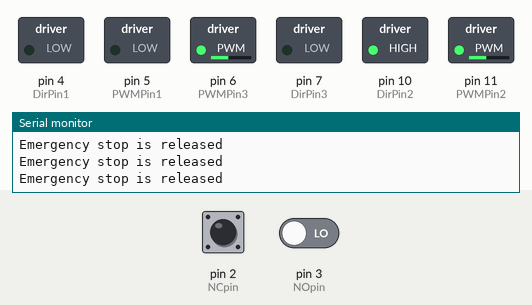
Recording of a sketch running on a simulated Arduino Nano, built with avr-gcc and run on an emulated ATmega328P. Parts: switched loads named in the sketch (green lamp = pin HIGH), the last lines printed to the serial monitor. Dashed ring = blinking. The test bench sets the inputs (shaded band); at power-on: pin 2 (NCpin) HIGH, pin 3 (NOpin) LOW.

Above: at 1.2 s.
1.3 s: pin 2 (NCpin) driven LOW
At 2.3 s:
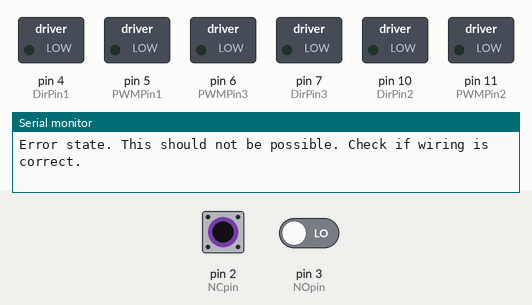
2.8 s: pin 3 (NOpin) driven HIGH
4.7 s: pin 2 (NCpin) driven HIGH
7.7 s: pin 3 (NOpin) driven LOW
At 8.4 s:
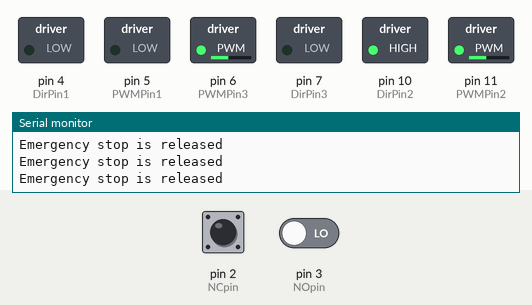
9.2 s: pin 2 (NCpin) pulsed LOW 2 times (0.12 s each, 0.3 s apart)
At 9.43 s:
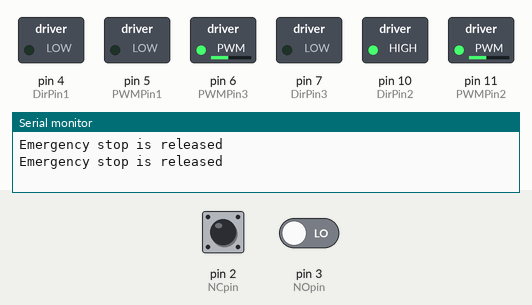
Timing chart, 0 to 12.2 s (numbered marks = the images above; inputs shaded):
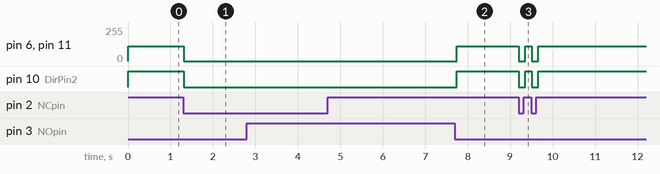

Measured:
- after the input at 1.3 s, pin 6 (PWMPin3), pin 11 (PWMPin2): 110/255 → 0/255 at once; pin 10 (DirPin2): HIGH → LOW at once
- after the input at 7.7 s, pin 6 (PWMPin3), pin 11 (PWMPin2): 0/255 → 110/255 after 0.05 s; pin 10 (DirPin2): LOW → HIGH after 0.05 s
- after the input at 9.2 s, pin 6 (PWMPin3), pin 11 (PWMPin2): alternates 110/255 for 0.15 s and 0/255 for 0.15 s, 4 changes in all, then stays 110/255, starting at once; pin 10 (DirPin2): alternates HIGH for 0.15 s and LOW for 0.15 s, 4 changes in all, then stays HIGH, starting at once

The sketch:

emergency-stop-polling.ino
```cpp
// (licence header left out)
#include <avr/io.h>
#include <avr/interrupt.h>
#include "motor_driver.h"

// IMPORTANT NOTE: This program has different pin allocations (pin 10/11 are swapped) than other examples in the repo
// This is to avoid conflicts with the registers of Timer1
// You must rewire the connections as defined in the following pin allocations
#define DirPin1 4
#define DirPin2 10
#define DirPin3 7

#define PWMPin1 5
#define PWMPin2 11
#define PWMPin3 6

#define NCpin 2   // normally closed e-stop pin
#define NOpin 3   // normally open e-stop pin

motorDriver M1(DirPin1, PWMPin1);
motorDriver M2(DirPin2, PWMPin2);
motorDriver M3(DirPin3, PWMPin3);

volatile int estop_status;

const uint16_t TIMER1_PRESCALER = 64;
const uint32_t CPU_FREQUENCY = F_CPU;
const uint32_t INTERRUPT_FREQUENCY = 20; // 20Hz (50ms)

#define PI 3.14159265
float R = 0.2776; // robot wheel-base radius
int scaling_factor = 255;  // pseudo scaling factor, in open loop we can't accurately send RPM commands so instead this scales the PWM signal to a reasonable value in the range of [0, 255]

void setup() {
  Serial.begin(115200);

  pinMode(PWMPin1, OUTPUT);
  pinMode(PWMPin2, OUTPUT);
  pinMode(PWMPin3, OUTPUT);
  pinMode(DirPin1, OUTPUT);
  pinMode(DirPin2, OUTPUT);
  pinMode(DirPin3, OUTPUT);
  pinMode(NCpin, INPUT);
  pinMode(NOpin, INPUT);

  // Timer1 settings for interrupt
  TCCR1A = 0;                           // Set to normal mode
  TCCR1B = 0;                           // Clear settings
  TCNT1 = 0;                            // Reset timer1 counter
  uint32_t timer1CompareValue = (CPU_FREQUENCY / (TIMER1_PRESCALER * INTERRUPT_FREQUENCY)) - 1;
  OCR1A = timer1CompareValue;           // Calculate and set the compare match register value
  TCCR1B |= (1 << WGM12);               // Enable CTC mode
  TCCR1B |= (1 << CS11) | (1 << CS10);  // Set prescaler to 64
  TIMSK1 |= (1 << OCIE1A);              // Enable the compare match interrupt
  sei();                                // Enable global interrupts
}

void loop() {
  check_estop_state();
  delay(50);
}

ISR(TIMER1_COMPA_vect) {
  poll_estop();
}

void poll_estop(){
  // emergency-stop status is deduced based on HIGH/LOW state of pins
  // if there is a wiring failure the third conditional will trigger
  int NC_state = digitalRead(NCpin);
  int NO_state = digitalRead(NOpin);
  if(NC_state == 0 && NO_state == 1){
    // estop is engaged; robot cannot move
    estop_status = 0;
    return;
  }
  else if(NC_state == 1 && NO_state == 0){
    // estop is disengaged; robot is free to roam
    estop_status = 1;
    return;
  }
  else if((NC_state == 0 && NO_state == 0) || (NC_state == 1 && NO_state == 1)){
    // this is an error state, it should not be possible; wiring on estop may be damaged
    estop_status = 2;
    return;
  }
}

void check_estop_state(){
  // emergency-stop status is deduced based on HIGH/LOW state of pins
  // if there is a wiring failure the third conditional will trigger
  int current_estop_status = estop_status;      // convert to non-volatile int for duration on function
  switch(current_estop_status){
    case 0:
      calc_speed(0, 0, 0);            // send a software shutdown to actuators, in addition to a hardware (e-stop) shutdown
      Serial.println("Emergency stop is engaged");
      break;
    case 1:
      calc_speed(0, -0.5, 0);         // drive robot
      Serial.println("Emergency stop is released");
      break;
    case 2:
      calc_speed(0, 0, 0);            // send a software shutdown to actuators
      Serial.println("Error state. This should not be possible. Check if wiring is correct.");
      break;
    default:
      Serial.println("Unexpected error");
      break;
  }
}

void calc_speed(float x_dot, float y_dot, float theta_dot){
  // calculates motor speeds for 3 wheel omni drive robot
  // see derivation of equations here: https://modernrobotics.northwestern.edu/nu-gm-book-resource/13-2-omnidirectional-wheeled-mobile-robots-part-1-of-2/
  float PWM1 = -R*theta_dot + x_dot ;
  float PWM2 = -R*theta_dot - 0.5*x_dot - sin(PI/3.0)*y_dot;
  float PWM3 = -R*theta_dot - 0.5*x_dot + sin(PI/3.0)*y_dot;

  int Dir1 = (PWM1 > 0) - (PWM1 < 0);   // returns -1 or 1
  int Dir2 = (PWM2 > 0) - (PWM2 < 0);
  int Dir3 = (PWM3 > 0) - (PWM3 < 0);

  PWM1 = (int)abs(PWM1*scaling_factor); // scale in PWM range of [0, 255]
  PWM2 = (int)abs(PWM2*scaling_factor);
  PWM3 = (int)abs(PWM3*scaling_factor);

  M1.spin(Dir1, PWM1);
  M2.spin(Dir2, PWM2);
  M3.spin(Dir3, PWM3);
}
```

motor_driver.cpp
```cpp
#include "Arduino.h"
#include "motor_driver.h"

motorDriver::motorDriver(int DirPin, int PWMPin){
  _DirPin = DirPin;
  _PWMPin = PWMPin;
  pinMode(_DirPin, OUTPUT);
  pinMode(_PWMPin, OUTPUT);
}

void motorDriver::spin(char Dir, unsigned char PWM){
  switch (Dir){
    case -1:    // counterclockwise
      digitalWrite(_DirPin, LOW);
      analogWrite(_PWMPin, PWM);
      break;
    case 0:     // stationary
      digitalWrite(_DirPin, LOW);
      digitalWrite(_PWMPin, LOW);
      break;
    case 1:     // clockwise
      digitalWrite(_DirPin, HIGH);
      analogWrite(_PWMPin, PWM);
      break;
  }
}
```

motor_driver.h
```cpp
#ifndef motordriver_h
#define motordriver_h

#include "Arduino.h"

class motorDriver{
  public:
    motorDriver(int DirPin, int PWMPin);
    void spin(char Dir, unsigned char PWM);
  private:
    int _DirPin;
    int _PWMPin;
};

#endif
```
